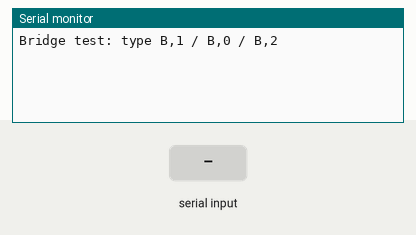
A sketch run on a simulated ESP32. Shown: the last lines printed to the serial monitor. The inputs (shaded band) are chosen by the test bench.

Above: at 1.2 s.
1.3 s: "1" received over the second serial link
At 2.5 s:
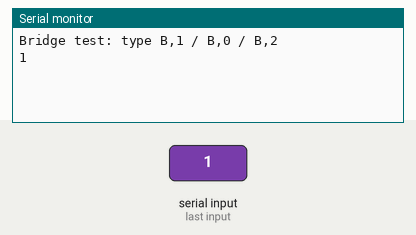
2.8 s: "0" received over the second serial link
At 3.6 s:
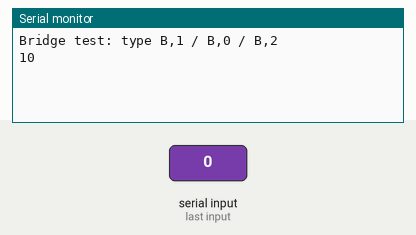

The sketch:

PARTA.ino
```cpp
#define RXD2 16
#define TXD2 17

void setup() {
  Serial.begin(115200);                          // USB
  Serial2.begin(9600, SERIAL_8N1, RXD2, TXD2);   // link to Uno
  Serial.println("Bridge test: type B,1 / B,0 / B,2");
}

void loop() {
  while (Serial2.available()) Serial.write(Serial2.read());   // Uno -> PC
  while (Serial.available())  Serial2.write(Serial.read());   // PC -> Uno
}
```

Measured:
- after the input at 1.3 s, the serial monitor: prints a new line at once (image 1)
- after the input at 2.8 s, the serial monitor: prints a new line at once (image 2)
